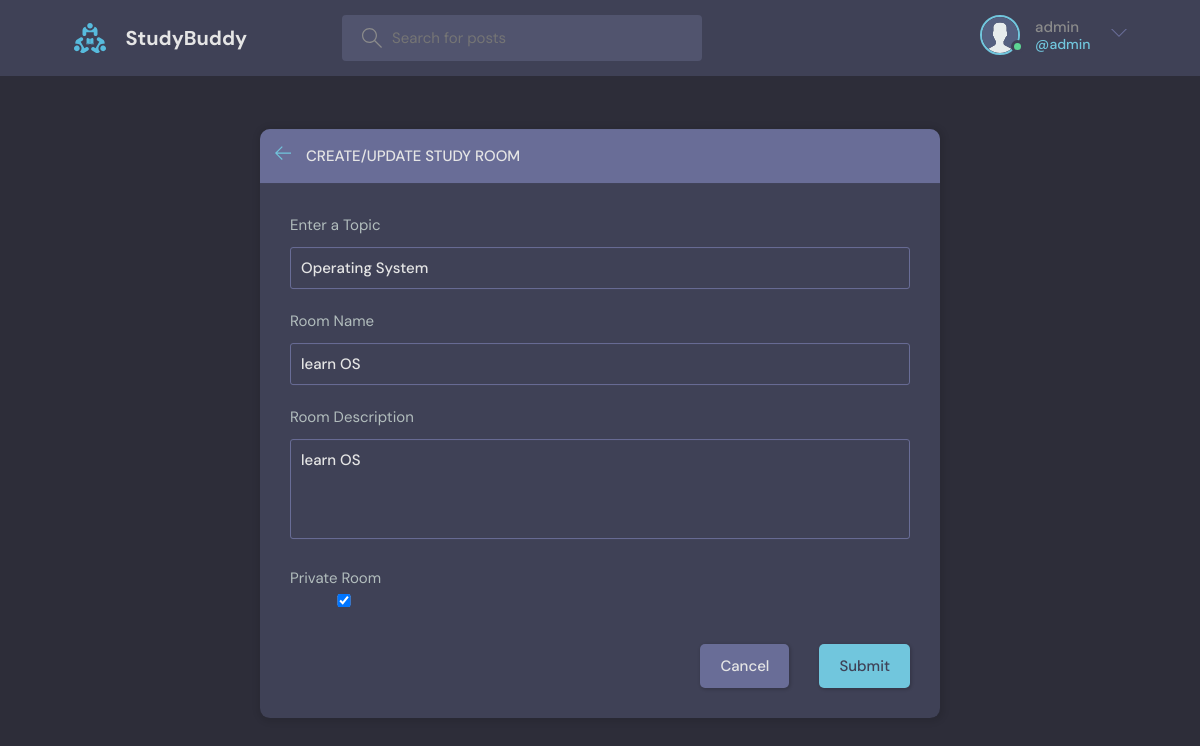
Page /update-room/2/ (signed in) on the committed database.
### base/models.py (models this page shows, shortened)
class User(AbstractUser):
    name = models.CharField(max_length=200, null=True)
    email = models.EmailField(unique=True, null=True)
    bio = models.TextField(null=True)
    avatar = models.ImageField(null=True, default="avatar.svg")
    USERNAME_FIELD = 'email'
    REQUIRED_FIELDS = ['username']  # Add 'username' to REQUIRED_FIELDS

class Room(models.Model):
    host = models.ForeignKey(User, on_delete=models.SET_NULL, null=True)
    topic = models.ForeignKey(Topic, on_delete=models.SET_NULL, null=True)
    name = models.CharField(max_length=200)
    description = models.TextField(null=True, blank=True)
    participants = models.ManyToManyField(
        User, related_name='participants', blank=True)
    updated = models.DateTimeField(auto_now=True)
    created = models.DateTimeField(auto_now_add=True)
    private=models.BooleanField(default=False)
    class Meta:
        ordering = ['-updated', '-created']

class Topic(models.Model):
    name = models.CharField(max_length=200)

### base/views.py (the view, shortened to what this page needs)
# urls.py: path('update-room/<str:pk>/', views.updateRoom, name="update-room"),
@login_required(login_url='login')
def updateRoom(request, pk):
    room = Room.objects.get(id=pk)
    form = RoomForm(instance=room)
    topics = Topic.objects.all()
    if request.user != room.host:
        return HttpResponse('Your are not allowed here!!')
    context = {'form': form, 'topics': topics, 'room': room}
    return render(request, 'base/room_form.html', context)

### base/forms.py
class RoomForm(ModelForm):
    class Meta:
        model = Room
        fields = '__all__'
        exclude = ['host', 'participants']

### base/templates/base/room_form.html (shortened to what this page needs)
{% extends 'main.html' %}
{% block content %}
<main class="create-room layout">
  <div class="container">
    <div class="layout__box">
      <div class="layout__boxHeader">
        <div class="layout__boxTitle">
          <a href="{{request.META.HTTP_REFERER}}">
            <svg version="1.1" xmlns="http://www.w3.org/2000/svg" width="32" height="32" viewBox="0 0 32 32">
              <title>arrow-left</title>
              <path
                d="M13.723 2.286l-13.723 13.714 13.719 13.714 1.616-1.611-10.96-10.96h27.625v-2.286h-27.625l10.965-10.965-1.616-1.607z">
              </path>
            </svg>
          </a>
          <h3>Create/Update Study Room</h3>
        </div>
      </div>
      <div class="layout__body">
        <form class="form" action="" method="POST">
          <div class="form__group">
            <label for="room_topic">Enter a Topic</label>
            <input required type="text" value="{{room.topic.name}}" name="topic" list="topic-list" />
          </div>
          <div class="form__group">
            <label for="room_name">Room Name</label>
            {{form.name}}
          </div>
          <div class="form__group">
            <label for="room_description">Room Description</label>
            {{form.description}}
          </div>
          <div class="form__group" style="display: flex;">
            <label for="room_private">Private Room
              <input type="checkbox" name="private" {% if room.private %}checked{% endif %}>
            </label>
          </div>
          <div class="form__action">
            <a class="btn btn--dark" href="{{request.META.HTTP_REFERER}}">Cancel</a>
            <button class="btn btn--main" type="submit">Submit</button>
          </div>
        </form>
      </div>
    </div>
  </div>
</main>
{% endblock content %}

### templates/navbar.html (shortened to what this page needs)
{% load static %}
<header class="header header--loggedIn">
    <div class="container">
        <a href="{% url 'home' %}" class="header__logo">
            <img src="{% static 'images/logo.svg' %}" />
            <h1>StudyBuddy</h1>
        </a>
        <form class="header__search" method="GET" action="{% url 'home' %}">
            <label>
                <input name="q" placeholder="Search for posts" />
            </label>
        </form>
        <nav class="header__menu">
            {% if request.user.is_authenticated %}
            <div class="header__user">
                <a href="{% url 'update-user' %}">
                    <div class="avatar avatar--medium active">
                        <img src="{{request.user.avatar.url}}" />
                    </div>
                    <p>{{request.user.username}} <span>@{{request.user.username}}</span></p>
                </a>
                <button class="dropdown-button">
                    <svg version="1.1" xmlns="http://www.w3.org/2000/svg" width="32" height="32" viewBox="0 0 32 32">
                        <title>chevron-down</title>
                        <path d="M16 21l-13-13h-3l16 16 16-16h-3l-13 13z"></path>
                    </svg>
                </button>
            </div>
            {% else %}
            <a href="{% url 'login' %}">
                <img src="{% static 'images/avatar.svg' %}" />
                <p>Login</p>
            </a>
            {% endif %}
        </nav>
    </div>
</header>

### rows in the picture
User: user.avatar (placeholder picture), user.username "admin"
Room: topic "Operating System", name "learn OS", description "learn OS", private "☑"
